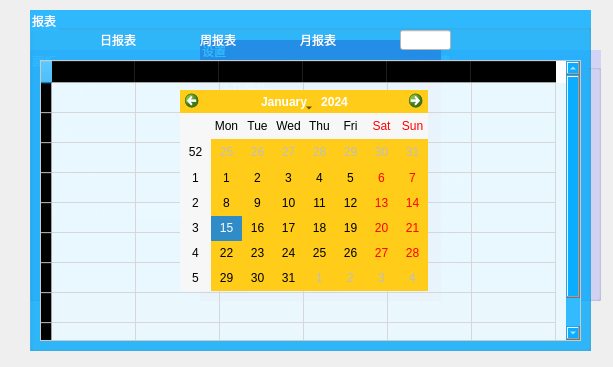
<?xml version="1.0" encoding="UTF-8"?>
<ui version="4.0">
 <class>MainWindow</class>
 <widget class="QMainWindow" name="MainWindow">
  <property name="geometry">
   <rect>
    <x>0</x>
    <y>0</y>
    <width>613</width>
    <height>367</height>
   </rect>
  </property>
  <property name="windowTitle">
   <string>MainWindow</string>
  </property>
  <property name="styleSheet">
   <string notr="true">background-image: url(:/surface1.jpg);</string>
  </property>
  <widget class="QWidget" name="centralWidget">
   <widget class="QGroupBox" name="slave_info_group">
    <property name="geometry">
     <rect>
      <x>400</x>
      <y>50</y>
      <width>201</width>
      <height>251</height>
     </rect>
    </property>
    <property name="styleSheet">
     <string notr="true">color: rgb(255, 255, 255);
background-image: url();
background-color: rgb(170, 170, 255, 40%);
font: 9pt &quot;微软雅黑&quot;;</string>
    </property>
    <property name="title">
     <string>从机详情</string>
    </property>
    <widget class="QLabel" name="slave_number_label">
     <property name="geometry">
      <rect>
       <x>30</x>
       <y>80</y>
       <width>54</width>
       <height>21</height>
      </rect>
     </property>
     <property name="styleSheet">
      <string notr="true">background-color: transparent;</string>
     </property>
     <property name="text">
      <string>从机号：</string>
     </property>
     <property name="alignment">
      <set>Qt::AlignCenter</set>
     </property>
    </widget>
    <widget class="QLabel" name="slave_img">
     <property name="geometry">
      <rect>
       <x>68</x>
       <y>0</y>
       <width>72</width>
       <height>72</height>
      </rect>
     </property>
     <property name="styleSheet">
      <string notr="true">background-image: url(:/slave_surface.png);
background-color: transparent;</string>
     </property>
     <property name="text">
      <string/>
     </property>
    </widget>
    <widget class="QLabel" name="set_temp_label">
     <property name="geometry">
      <rect>
       <x>30</x>
       <y>100</y>
       <width>61</width>
       <height>21</height>
      </rect>
     </property>
     <property name="styleSheet">
      <string notr="true">background-color: transparent;</string>
     </property>
     <property name="text">
      <string>设定温度：</string>
     </property>
     <property name="alignment">
      <set>Qt::AlignCenter</set>
     </property>
    </widget>
    <widget class="QLabel" name="current_temp_label">
     <property name="geometry">
      <rect>
       <x>30</x>
       <y>120</y>
       <width>61</width>
       <height>21</height>
      </rect>
     </property>
     <property name="styleSheet">
      <string notr="true">background-color: transparent;</string>
     </property>
     <property name="text">
      <string>当前室温：</string>
     </property>
     <property name="alignment">
      <set>Qt::AlignCenter</set>
     </property>
    </widget>
    <widget class="QLabel" name="wind_speed_label">
     <property name="geometry">
      <rect>
       <x>30</x>
       <y>140</y>
       <width>54</width>
       <height>21</height>
      </rect>
     </property>
     <property name="styleSheet">
      <string notr="true">background-color: transparent;</string>
     </property>
     <property name="text">
      <string>风速：</string>
     </property>
     <property name="alignment">
      <set>Qt::AlignCenter</set>
     </property>
    </widget>
    <widget class="QLabel" name="connect_time_label">
     <property name="geometry">
      <rect>
       <x>30</x>
       <y>160</y>
       <width>61</width>
       <height>21</height>
      </rect>
     </property>
     <property name="styleSheet">
      <string notr="true">background-color: transparent;</string>
     </property>
     <property name="text">
      <string>连接时间：</string>
     </property>
     <property name="alignment">
      <set>Qt::AlignCenter</set>
     </property>
    </widget>
    <widget class="QLabel" name="bill_label">
     <property name="geometry">
      <rect>
       <x>30</x>
       <y>220</y>
       <width>54</width>
       <height>21</height>
      </rect>
     </property>
     <property name="styleSheet">
      <string notr="true">background-color: transparent;</string>
     </property>
     <property name="text">
      <string>金额(元)：</string>
     </property>
     <property name="alignment">
      <set>Qt::AlignCenter</set>
     </property>
    </widget>
    <widget class="QLabel" name="connect_duration_label">
     <property name="geometry">
      <rect>
       <x>30</x>
       <y>180</y>
       <width>61</width>
       <height>21</height>
      </rect>
     </property>
     <property name="styleSheet">
      <string notr="true">background-color: transparent;</string>
     </property>
     <property name="text">
      <string>连接时长：</string>
     </property>
     <property name="alignment">
      <set>Qt::AlignCenter</set>
     </property>
    </widget>
    <widget class="QLabel" name="slave_number">
     <property name="geometry">
      <rect>
       <x>90</x>
       <y>80</y>
       <width>71</width>
       <height>21</height>
      </rect>
     </property>
     <property name="styleSheet">
      <string notr="true">background-color: transparent;</string>
     </property>
     <property name="text">
      <string/>
     </property>
     <property name="alignment">
      <set>Qt::AlignCenter</set>
     </property>
    </widget>
    <widget class="QLabel" name="set_temp">
     <property name="geometry">
      <rect>
       <x>90</x>
       <y>100</y>
       <width>71</width>
       <height>21</height>
      </rect>
     </property>
     <property name="styleSheet">
      <string notr="true">background-color: transparent;</string>
     </property>
     <property name="text">
      <string/>
     </property>
     <property name="alignment">
      <set>Qt::AlignCenter</set>
     </property>
    </widget>
    <widget class="QLabel" name="current_temp">
     <property name="geometry">
      <rect>
       <x>90</x>
       <y>120</y>
       <width>71</width>
       <height>21</height>
      </rect>
     </property>
     <property name="styleSheet">
      <string notr="true">background-color: transparent;</string>
     </property>
     <property name="text">
      <string/>
     </property>
     <property name="alignment">
      <set>Qt::AlignCenter</set>
     </property>
    </widget>
    <widget class="QLabel" name="wind_speed">
     <property name="geometry">
      <rect>
       <x>90</x>
       <y>140</y>
       <width>71</width>
       <height>21</height>
      </rect>
     </property>
     <property name="styleSheet">
      <string notr="true">background-color: transparent;</string>
     </property>
     <property name="text">
      <string/>
     </property>
     <property name="alignment">
      <set>Qt::AlignCenter</set>
     </property>
    </widget>
    <widget class="QLabel" name="connect_time">
     <property name="geometry">
      <rect>
       <x>90</x>
       <y>160</y>
       <width>71</width>
       <height>21</height>
      </rect>
     </property>
     <property name="styleSheet">
      <string notr="true">background-color: transparent;</string>
     </property>
     <property name="text">
      <string/>
     </property>
     <property name="alignment">
      <set>Qt::AlignCenter</set>
     </property>
    </widget>
    <widget class="QLabel" name="connect_duration">
     <property name="geometry">
      <rect>
       <x>90</x>
       <y>180</y>
       <width>71</width>
       <height>21</height>
      </rect>
     </property>
     <property name="styleSheet">
      <string notr="true">background-color: transparent;</string>
     </property>
     <property name="text">
      <string/>
     </property>
     <property name="alignment">
      <set>Qt::AlignCenter</set>
     </property>
    </widget>
    <widget class="QLabel" name="bill">
     <property name="geometry">
      <rect>
       <x>90</x>
       <y>220</y>
       <width>71</width>
       <height>21</height>
      </rect>
     </property>
     <property name="styleSheet">
      <string notr="true">background-color: transparent;</string>
     </property>
     <property name="text">
      <string/>
     </property>
     <property name="alignment">
      <set>Qt::AlignCenter</set>
     </property>
    </widget>
    <widget class="QLabel" name="isWorking_label">
     <property name="geometry">
      <rect>
       <x>73</x>
       <y>55</y>
       <width>61</width>
       <height>20</height>
      </rect>
     </property>
     <property name="styleSheet">
      <string notr="true">background-color: transparent;
font: 9pt &quot;微软雅黑&quot;;</string>
     </property>
     <property name="text">
      <string/>
     </property>
     <property name="alignment">
      <set>Qt::AlignCenter</set>
     </property>
    </widget>
    <widget class="QLabel" name="power_consumption_label">
     <property name="geometry">
      <rect>
       <x>28</x>
       <y>200</y>
       <width>61</width>
       <height>21</height>
      </rect>
     </property>
     <property name="styleSheet">
      <string notr="true">background-color: transparent;</string>
     </property>
     <property name="text">
      <string>用量(瓦)：</string>
     </property>
     <property name="alignment">
      <set>Qt::AlignCenter</set>
     </property>
    </widget>
    <widget class="QLabel" name="power_consumption">
     <property name="geometry">
      <rect>
       <x>90</x>
       <y>200</y>
       <width>71</width>
       <height>21</height>
      </rect>
     </property>
     <property name="styleSheet">
      <string notr="true">background-color: transparent;</string>
     </property>
     <property name="text">
      <string/>
     </property>
     <property name="alignment">
      <set>Qt::AlignCenter</set>
     </property>
    </widget>
    <zorder>slave_number_label</zorder>
    <zorder>slave_img</zorder>
    <zorder>set_temp_label</zorder>
    <zorder>current_temp_label</zorder>
    <zorder>wind_speed_label</zorder>
    <zorder>connect_time_label</zorder>
    <zorder>bill_label</zorder>
    <zorder>connect_duration_label</zorder>
    <zorder>slave_number</zorder>
    <zorder>current_temp</zorder>
    <zorder>wind_speed</zorder>
    <zorder>connect_time</zorder>
    <zorder>connect_duration</zorder>
    <zorder>bill</zorder>
    <zorder>set_temp</zorder>
    <zorder>isWorking_label</zorder>
    <zorder>power_consumption_label</zorder>
    <zorder>power_consumption</zorder>
   </widget>
   <widget class="QGroupBox" name="config_group">
    <property name="geometry">
     <rect>
      <x>200</x>
      <y>40</y>
      <width>241</width>
      <height>261</height>
     </rect>
    </property>
    <property name="styleSheet">
     <string notr="true">background-image: url();
color: rgb(255, 255, 255);
background-color: rgb(170, 0, 127, 85%);
font: 9pt &quot;微软雅黑&quot;;</string>
    </property>
    <property name="title">
     <string>设置</string>
    </property>
    <widget class="QLabel" name="work_mode_label">
     <property name="geometry">
      <rect>
       <x>20</x>
       <y>35</y>
       <width>54</width>
       <height>21</height>
      </rect>
     </property>
     <property name="styleSheet">
      <string notr="true">background-color: transparent;
font: 9pt &quot;微软雅黑&quot;;</string>
     </property>
     <property name="text">
      <string>工作模式</string>
     </property>
    </widget>
    <widget class="QGroupBox" name="work_mode_group">
     <property name="geometry">
      <rect>
       <x>80</x>
       <y>15</y>
       <width>120</width>
       <height>61</height>
      </rect>
     </property>
     <property name="styleSheet">
      <string notr="true">background-color: transparent;</string>
     </property>
     <property name="title">
      <string/>
     </property>
     <property name="flat">
      <bool>false</bool>
     </property>
     <widget class="QRadioButton" name="cool_button">
      <property name="geometry">
       <rect>
        <x>18</x>
        <y>10</y>
        <width>89</width>
        <height>21</height>
       </rect>
      </property>
      <property name="styleSheet">
       <string notr="true">font: 9pt &quot;微软雅黑&quot;;</string>
      </property>
      <property name="text">
       <string>   制冷</string>
      </property>
     </widget>
     <widget class="QRadioButton" name="warm_button">
      <property name="geometry">
       <rect>
        <x>18</x>
        <y>34</y>
        <width>89</width>
        <height>20</height>
       </rect>
      </property>
      <property name="styleSheet">
       <string notr="true">font: 9pt &quot;微软雅黑&quot;;</string>
      </property>
      <property name="text">
       <string>   供暖</string>
      </property>
     </widget>
    </widget>
    <widget class="QLabel" name="schedule_group_label">
     <property name="geometry">
      <rect>
       <x>20</x>
       <y>110</y>
       <width>51</width>
       <height>20</height>
      </rect>
     </property>
     <property name="styleSheet">
      <string notr="true">background-color: transparent;
font: 9pt &quot;微软雅黑&quot;;</string>
     </property>
     <property name="text">
      <string>调度算法</string>
     </property>
    </widget>
    <widget class="QGroupBox" name="schedule_group">
     <property name="geometry">
      <rect>
       <x>80</x>
       <y>85</y>
       <width>120</width>
       <height>80</height>
      </rect>
     </property>
     <property name="styleSheet">
      <string notr="true">background-color: transparent;</string>
     </property>
     <property name="title">
      <string/>
     </property>
     <widget class="QRadioButton" name="FCFS_button">
      <property name="geometry">
       <rect>
        <x>5</x>
        <y>10</y>
        <width>111</width>
        <height>21</height>
       </rect>
      </property>
      <property name="styleSheet">
       <string notr="true">font: 9pt &quot;微软雅黑&quot;;</string>
      </property>
      <property name="text">
       <string>先来先服务算法</string>
      </property>
     </widget>
     <widget class="QRadioButton" name="HPR_button">
      <property name="geometry">
       <rect>
        <x>5</x>
        <y>50</y>
        <width>111</width>
        <height>21</height>
       </rect>
      </property>
      <property name="styleSheet">
       <string notr="true">font: 9pt &quot;微软雅黑&quot;;</string>
      </property>
      <property name="text">
       <string>高速风优先算法</string>
      </property>
     </widget>
     <widget class="QRadioButton" name="RR_button">
      <property name="geometry">
       <rect>
        <x>5</x>
        <y>30</y>
        <width>111</width>
        <height>21</height>
       </rect>
      </property>
      <property name="styleSheet">
       <string notr="true">font: 9pt &quot;微软雅黑&quot;;</string>
      </property>
      <property name="text">
       <string>时间片轮转算法</string>
      </property>
     </widget>
    </widget>
    <widget class="QPushButton" name="save_config_button">
     <property name="geometry">
      <rect>
       <x>50</x>
       <y>230</y>
       <width>61</width>
       <height>23</height>
      </rect>
     </property>
     <property name="cursor">
      <cursorShape>PointingHandCursor</cursorShape>
     </property>
     <property name="styleSheet">
      <string notr="true">color: rgb(170, 0, 127);
font: 9pt &quot;微软雅黑&quot;;
background-color: rgb(225, 226, 228);</string>
     </property>
     <property name="text">
      <string>保存</string>
     </property>
    </widget>
    <widget class="QLabel" name="update_frequency_label">
     <property name="geometry">
      <rect>
       <x>20</x>
       <y>190</y>
       <width>51</width>
       <height>20</height>
      </rect>
     </property>
     <property name="styleSheet">
      <string notr="true">background-color: transparent;
font: 9pt &quot;微软雅黑&quot;;</string>
     </property>
     <property name="text">
      <string>刷新频率</string>
     </property>
    </widget>
    <widget class="QSpinBox" name="update_frequency_spinbox">
     <property name="geometry">
      <rect>
       <x>80</x>
       <y>190</y>
       <width>51</width>
       <height>22</height>
      </rect>
     </property>
     <property name="styleSheet">
      <string notr="true">color: rgb(0, 0, 0);
background-image: url();
background-color: rgb(255, 255, 255);
border-color: rgb(255, 255, 255);</string>
     </property>
     <property name="frame">
      <bool>true</bool>
     </property>
     <property name="minimum">
      <number>1</number>
     </property>
     <property name="maximum">
      <number>10</number>
     </property>
    </widget>
    <widget class="QLabel" name="second_label">
     <property name="geometry">
      <rect>
       <x>140</x>
       <y>190</y>
       <width>51</width>
       <height>20</height>
      </rect>
     </property>
     <property name="styleSheet">
      <string notr="true">background-color: transparent;
font: 9pt &quot;微软雅黑&quot;;</string>
     </property>
     <property name="text">
      <string>秒</string>
     </property>
    </widget>
    <widget class="QPushButton" name="config_close_pushButton">
     <property name="geometry">
      <rect>
       <x>140</x>
       <y>230</y>
       <width>61</width>
       <height>23</height>
      </rect>
     </property>
     <property name="cursor">
      <cursorShape>PointingHandCursor</cursorShape>
     </property>
     <property name="styleSheet">
      <string notr="true">color: rgb(170, 0, 127);
font: 9pt &quot;微软雅黑&quot;;
background-color: rgb(225, 226, 228);</string>
     </property>
     <property name="text">
      <string>取消</string>
     </property>
     <property name="flat">
      <bool>false</bool>
     </property>
    </widget>
   </widget>
   <widget class="QGroupBox" name="surface_group">
    <property name="geometry">
     <rect>
      <x>30</x>
      <y>50</y>
      <width>201</width>
      <height>251</height>
     </rect>
    </property>
    <property name="styleSheet">
     <string notr="true">color: rgb(255, 255, 255);
background-image: url();
background-color: rgb(170, 170, 255, 40%);
font: 9pt &quot;微软雅黑&quot;;</string>
    </property>
    <property name="title">
     <string>面板</string>
    </property>
    <widget class="QLabel" name="workstate_label">
     <property name="geometry">
      <rect>
       <x>20</x>
       <y>30</y>
       <width>61</width>
       <height>21</height>
      </rect>
     </property>
     <property name="styleSheet">
      <string notr="true">background-image: url();
background-color: transparent;
font: 9pt &quot;微软雅黑&quot;;
color: rgb(255, 255, 255);</string>
     </property>
     <property name="text">
      <string>工作模式：</string>
     </property>
    </widget>
    <widget class="QLabel" name="schedule_label">
     <property name="geometry">
      <rect>
       <x>20</x>
       <y>110</y>
       <width>81</width>
       <height>21</height>
      </rect>
     </property>
     <property name="styleSheet">
      <string notr="true">background-image: url();
background-color: transparent;
font: 9pt &quot;微软雅黑&quot;;
color: rgb(255, 255, 255);</string>
     </property>
     <property name="text">
      <string>当前调度算法：</string>
     </property>
    </widget>
    <widget class="QLabel" name="slavelist_label1">
     <property name="geometry">
      <rect>
       <x>20</x>
       <y>150</y>
       <width>61</width>
       <height>21</height>
      </rect>
     </property>
     <property name="styleSheet">
      <string notr="true">background-image: url();
background-color: transparent;
font: 9pt &quot;微软雅黑&quot;;
color: rgb(255, 255, 255);</string>
     </property>
     <property name="text">
      <string>从机队列：</string>
     </property>
    </widget>
    <widget class="QLabel" name="connect_number">
     <property name="geometry">
      <rect>
       <x>100</x>
       <y>67</y>
       <width>24</width>
       <height>24</height>
      </rect>
     </property>
     <property name="styleSheet">
      <string notr="true">background-image: url();
background-color: transparent;
font: 9pt &quot;微软雅黑&quot;;
color: rgb(255, 255, 255);</string>
     </property>
     <property name="text">
      <string/>
     </property>
    </widget>
    <widget class="QLabel" name="connect_number_label">
     <property name="geometry">
      <rect>
       <x>20</x>
       <y>70</y>
       <width>71</width>
       <height>21</height>
      </rect>
     </property>
     <property name="styleSheet">
      <string notr="true">background-image: url();
background-color: transparent;
font: 9pt &quot;微软雅黑&quot;;
color: rgb(255, 255, 255);</string>
     </property>
     <property name="text">
      <string>连接从机数：</string>
     </property>
    </widget>
    <widget class="QLabel" name="workstate_img">
     <property name="geometry">
      <rect>
       <x>90</x>
       <y>30</y>
       <width>24</width>
       <height>24</height>
      </rect>
     </property>
     <property name="styleSheet">
      <string notr="true">background-image: url();
background-color: transparent;</string>
     </property>
     <property name="text">
      <string/>
     </property>
    </widget>
    <widget class="QLabel" name="schedule">
     <property name="geometry">
      <rect>
       <x>110</x>
       <y>110</y>
       <width>91</width>
       <height>21</height>
      </rect>
     </property>
     <property name="styleSheet">
      <string notr="true">background-image: url();
background-color: transparent;
font: 9pt &quot;微软雅黑&quot;;
color: rgb(255, 255, 255);</string>
     </property>
     <property name="text">
      <string/>
     </property>
    </widget>
    <widget class="QLabel" name="config_label">
     <property name="geometry">
      <rect>
       <x>20</x>
       <y>200</y>
       <width>32</width>
       <height>32</height>
      </rect>
     </property>
     <property name="styleSheet">
      <string notr="true">background-color: transparent;
background-image: url(:/config.png);</string>
     </property>
     <property name="text">
      <string/>
     </property>
    </widget>
    <widget class="QPushButton" name="config_button">
     <property name="geometry">
      <rect>
       <x>20</x>
       <y>200</y>
       <width>32</width>
       <height>32</height>
      </rect>
     </property>
     <property name="cursor">
      <cursorShape>PointingHandCursor</cursorShape>
     </property>
     <property name="contextMenuPolicy">
      <enum>Qt::DefaultContextMenu</enum>
     </property>
     <property name="toolTip">
      <string>设置</string>
     </property>
     <property name="styleSheet">
      <string notr="true">background-image: url();
background-color: transparent;
color: rgb(0, 0, 0);</string>
     </property>
     <property name="text">
      <string/>
     </property>
     <property name="flat">
      <bool>true</bool>
     </property>
    </widget>
    <widget class="QLabel" name="report_label">
     <property name="geometry">
      <rect>
       <x>140</x>
       <y>200</y>
       <width>32</width>
       <height>32</height>
      </rect>
     </property>
     <property name="styleSheet">
      <string notr="true">background-image: url(:/report.png);
background-color: transparent;</string>
     </property>
     <property name="text">
      <string/>
     </property>
    </widget>
    <widget class="QLabel" name="start_label">
     <property name="geometry">
      <rect>
       <x>80</x>
       <y>200</y>
       <width>32</width>
       <height>32</height>
      </rect>
     </property>
     <property name="styleSheet">
      <string notr="true">background-image: url(:/start.png);
background-color: transparent;</string>
     </property>
     <property name="text">
      <string/>
     </property>
    </widget>
    <widget class="QPushButton" name="report_button">
     <property name="geometry">
      <rect>
       <x>140</x>
       <y>200</y>
       <width>32</width>
       <height>32</height>
      </rect>
     </property>
     <property name="cursor">
      <cursorShape>PointingHandCursor</cursorShape>
     </property>
     <property name="mouseTracking">
      <bool>true</bool>
     </property>
     <property name="toolTip">
      <string>报表</string>
     </property>
     <property name="styleSheet">
      <string notr="true">background-image: url();
background-color: transparent;
color: rgb(0, 0, 0);</string>
     </property>
     <property name="text">
      <string/>
     </property>
     <property name="flat">
      <bool>true</bool>
     </property>
    </widget>
    <widget class="QComboBox" name="slavelist_comboBox">
     <property name="geometry">
      <rect>
       <x>100</x>
       <y>150</y>
       <width>91</width>
       <height>22</height>
      </rect>
     </property>
     <property name="cursor">
      <cursorShape>PointingHandCursor</cursorShape>
     </property>
     <property name="toolTip">
      <string>切换从机以获得详情</string>
     </property>
     <property name="styleSheet">
      <string notr="true">background-image: url();
background-color: rgb(255, 255, 255);
color: rgb(0, 0, 0);</string>
     </property>
    </widget>
    <widget class="QPushButton" name="start_button">
     <property name="geometry">
      <rect>
       <x>80</x>
       <y>200</y>
       <width>32</width>
       <height>32</height>
      </rect>
     </property>
     <property name="cursor">
      <cursorShape>PointingHandCursor</cursorShape>
     </property>
     <property name="toolTip">
      <string>电源</string>
     </property>
     <property name="styleSheet">
      <string notr="true">background-image: url();
background-color: transparent;
color: rgb(0, 0, 0);</string>
     </property>
     <property name="text">
      <string/>
     </property>
     <property name="flat">
      <bool>true</bool>
     </property>
    </widget>
    <zorder>report_label</zorder>
    <zorder>start_label</zorder>
    <zorder>workstate_label</zorder>
    <zorder>schedule_label</zorder>
    <zorder>slavelist_label1</zorder>
    <zorder>connect_number</zorder>
    <zorder>connect_number_label</zorder>
    <zorder>workstate_img</zorder>
    <zorder>schedule</zorder>
    <zorder>config_label</zorder>
    <zorder>report_button</zorder>
    <zorder>config_button</zorder>
    <zorder>slavelist_comboBox</zorder>
    <zorder>start_button</zorder>
   </widget>
   <widget class="QGroupBox" name="report_table_group">
    <property name="geometry">
     <rect>
      <x>30</x>
      <y>10</y>
      <width>561</width>
      <height>341</height>
     </rect>
    </property>
    <property name="styleSheet">
     <string notr="true">color: rgb(255, 255, 255);
background-image: url();
background-color: rgb(0, 170, 255, 80%);
font: 9pt &quot;微软雅黑&quot;;</string>
    </property>
    <property name="title">
     <string>报表</string>
    </property>
    <property name="flat">
     <bool>false</bool>
    </property>
    <widget class="QTableWidget" name="report_tableWidget">
     <property name="geometry">
      <rect>
       <x>10</x>
       <y>50</y>
       <width>541</width>
       <height>281</height>
      </rect>
     </property>
     <property name="maximumSize">
      <size>
       <width>541</width>
       <height>16777215</height>
      </size>
     </property>
     <property name="baseSize">
      <size>
       <width>0</width>
       <height>0</height>
      </size>
     </property>
     <property name="font">
      <font>
       <family>微软雅黑</family>
       <pointsize>9</pointsize>
       <weight>50</weight>
       <italic>false</italic>
       <bold>false</bold>
      </font>
     </property>
     <property name="styleSheet">
      <string notr="true">color: rgb(0, 0, 0);
background-image: url();
background-color: rgb(255, 255, 255, 90%);</string>
     </property>
     <property name="lineWidth">
      <number>1</number>
     </property>
     <property name="rowCount">
      <number>9</number>
     </property>
     <property name="columnCount">
      <number>6</number>
     </property>
     <attribute name="horizontalHeaderDefaultSectionSize">
      <number>84</number>
     </attribute>
     <row/>
     <row/>
     <row/>
     <row/>
     <row/>
     <row/>
     <row/>
     <row/>
     <row/>
     <column>
      <property name="text">
       <string>从机号</string>
      </property>
     </column>
     <column>
      <property name="text">
       <string>开始时间</string>
      </property>
     </column>
     <column>
      <property name="text">
       <string>结束时间</string>
      </property>
     </column>
     <column>
      <property name="text">
       <string>开始温度(℃)</string>
      </property>
     </column>
     <column>
      <property name="text">
       <string>结束温度(℃)</string>
      </property>
     </column>
     <column>
      <property name="text">
       <string>本次费用(元)</string>
      </property>
     </column>
    </widget>
    <widget class="QRadioButton" name="daily_report_radioButton">
     <property name="geometry">
      <rect>
       <x>50</x>
       <y>22</y>
       <width>89</width>
       <height>16</height>
      </rect>
     </property>
     <property name="styleSheet">
      <string notr="true">color: rgb(255, 255, 255);
background-color: transparent;</string>
     </property>
     <property name="text">
      <string>日报表</string>
     </property>
    </widget>
    <widget class="QRadioButton" name="weekly_report_radioButton">
     <property name="geometry">
      <rect>
       <x>150</x>
       <y>22</y>
       <width>89</width>
       <height>16</height>
      </rect>
     </property>
     <property name="styleSheet">
      <string notr="true">color: rgb(255, 255, 255);
background-color: transparent;</string>
     </property>
     <property name="text">
      <string>周报表</string>
     </property>
    </widget>
    <widget class="QRadioButton" name="mouthly_report_radioButton">
     <property name="geometry">
      <rect>
       <x>250</x>
       <y>22</y>
       <width>89</width>
       <height>16</height>
      </rect>
     </property>
     <property name="styleSheet">
      <string notr="true">color: rgb(255, 255, 255);
background-color: transparent;</string>
     </property>
     <property name="text">
      <string>月报表</string>
     </property>
    </widget>
    <widget class="QLineEdit" name="search_lineEdit">
     <property name="geometry">
      <rect>
       <x>370</x>
       <y>20</y>
       <width>51</width>
       <height>20</height>
      </rect>
     </property>
     <property name="toolTip">
      <string>请输入筛选信息</string>
     </property>
     <property name="styleSheet">
      <string notr="true">color: rgb(0, 0, 0);
background-color: rgb(255, 255, 255);
</string>
     </property>
    </widget>
    <widget class="QLabel" name="search_label">
     <property name="geometry">
      <rect>
       <x>430</x>
       <y>18</y>
       <width>24</width>
       <height>24</height>
      </rect>
     </property>
     <property name="styleSheet">
      <string notr="true">background-color: transparent;
background-image: url(:/search.png);</string>
     </property>
     <property name="text">
      <string/>
     </property>
    </widget>
    <widget class="QPushButton" name="search_pushButton">
     <property name="geometry">
      <rect>
       <x>430</x>
       <y>18</y>
       <width>24</width>
       <height>24</height>
      </rect>
     </property>
     <property name="cursor">
      <cursorShape>PointingHandCursor</cursorShape>
     </property>
     <property name="toolTip">
      <string/>
     </property>
     <property name="styleSheet">
      <string notr="true">color: rgb(0, 0, 0);</string>
     </property>
     <property name="text">
      <string/>
     </property>
     <property name="flat">
      <bool>true</bool>
     </property>
    </widget>
    <widget class="QPushButton" name="report_table_close_pushButton">
     <property name="geometry">
      <rect>
       <x>520</x>
       <y>16</y>
       <width>24</width>
       <height>24</height>
      </rect>
     </property>
     <property name="cursor">
      <cursorShape>PointingHandCursor</cursorShape>
     </property>
     <property name="toolTip">
      <string>关闭报表窗口</string>
     </property>
     <property name="styleSheet">
      <string notr="true">color: rgb(0, 0, 0);</string>
     </property>
     <property name="text">
      <string/>
     </property>
     <property name="flat">
      <bool>true</bool>
     </property>
    </widget>
    <widget class="QLabel" name="report_table_close_label">
     <property name="geometry">
      <rect>
       <x>520</x>
       <y>16</y>
       <width>24</width>
       <height>24</height>
      </rect>
     </property>
     <property name="styleSheet">
      <string notr="true">background-color: transparent;
background-image: url(:/close.png);</string>
     </property>
     <property name="text">
      <string/>
     </property>
    </widget>
    <widget class="QLabel" name="calendar_label">
     <property name="geometry">
      <rect>
       <x>460</x>
       <y>16</y>
       <width>24</width>
       <height>24</height>
      </rect>
     </property>
     <property name="styleSheet">
      <string notr="true">background-color: transparent;
background-image: url(:/calendar.png);</string>
     </property>
     <property name="text">
      <string/>
     </property>
    </widget>
    <widget class="QPushButton" name="calendar_pushButton">
     <property name="geometry">
      <rect>
       <x>460</x>
       <y>16</y>
       <width>24</width>
       <height>24</height>
      </rect>
     </property>
     <property name="cursor">
      <cursorShape>PointingHandCursor</cursorShape>
     </property>
     <property name="toolTip">
      <string>打开日历</string>
     </property>
     <property name="styleSheet">
      <string notr="true">color: rgb(0, 0, 0);</string>
     </property>
     <property name="text">
      <string/>
     </property>
     <property name="flat">
      <bool>true</bool>
     </property>
    </widget>
    <widget class="QPushButton" name="clear_db_pushButton">
     <property name="geometry">
      <rect>
       <x>490</x>
       <y>18</y>
       <width>24</width>
       <height>24</height>
      </rect>
     </property>
     <property name="cursor">
      <cursorShape>PointingHandCursor</cursorShape>
     </property>
     <property name="toolTip">
      <string>清除数据库</string>
     </property>
     <property name="styleSheet">
      <string notr="true">color: rgb(0, 0, 0);</string>
     </property>
     <property name="text">
      <string/>
     </property>
     <property name="flat">
      <bool>true</bool>
     </property>
    </widget>
    <widget class="QLabel" name="clear_db_label">
     <property name="geometry">
      <rect>
       <x>490</x>
       <y>18</y>
       <width>24</width>
       <height>24</height>
      </rect>
     </property>
     <property name="styleSheet">
      <string notr="true">background-color: transparent;
background-image: url(:/clear_db.png);</string>
     </property>
     <property name="text">
      <string/>
     </property>
    </widget>
    <zorder>report_table_close_label</zorder>
    <zorder>report_table_close_pushButton</zorder>
    <zorder>daily_report_radioButton</zorder>
    <zorder>report_tableWidget</zorder>
    <zorder>weekly_report_radioButton</zorder>
    <zorder>mouthly_report_radioButton</zorder>
    <zorder>search_lineEdit</zorder>
    <zorder>search_label</zorder>
    <zorder>search_pushButton</zorder>
    <zorder>calendar_label</zorder>
    <zorder>calendar_pushButton</zorder>
    <zorder>clear_db_label</zorder>
    <zorder>clear_db_pushButton</zorder>
   </widget>
   <widget class="QCalendarWidget" name="calendar_widget">
    <property name="geometry">
     <rect>
      <x>180</x>
      <y>90</y>
      <width>248</width>
      <height>201</height>
     </rect>
    </property>
    <property name="cursor">
     <cursorShape>PointingHandCursor</cursorShape>
    </property>
    <property name="toolTip">
     <string>再按一次日历按钮以关闭</string>
    </property>
    <property name="styleSheet">
     <string notr="true">background-image: url();
background-color: rgb(255, 205, 25);
font: 9pt &quot;微软雅黑&quot;;</string>
    </property>
   </widget>
   <zorder>slave_info_group</zorder>
   <zorder>surface_group</zorder>
   <zorder>config_group</zorder>
   <zorder>report_table_group</zorder>
   <zorder>calendar_widget</zorder>
  </widget>
 </widget>
 <layoutdefault spacing="6" margin="11"/>
 <resources/>
 <connections/>
</ui>
